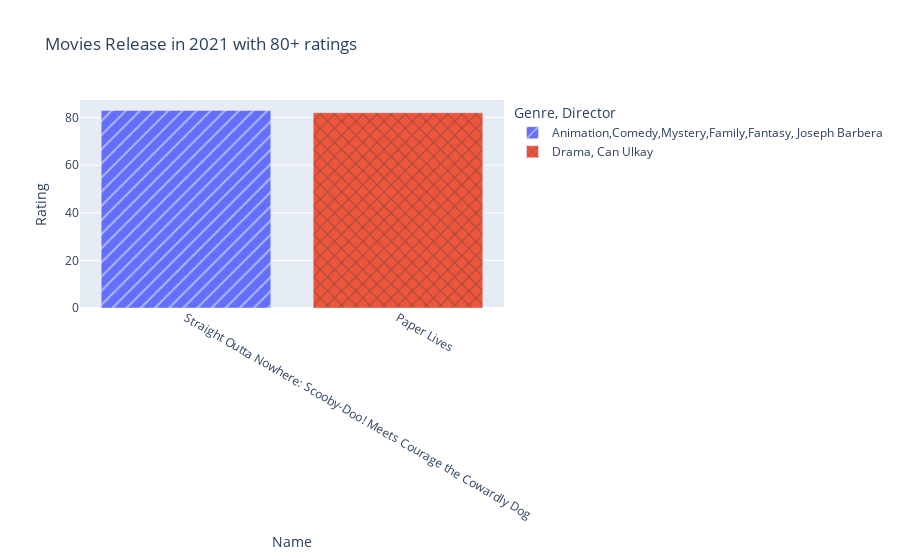

Notebook source saved alongside this figure:
### Code cell
fig = px.bar(rating80_2021, x="Name", y="Rating", color="Genre",
             pattern_shape="Director", pattern_shape_sequence=["/", "x", "+"],title='Movies Release in 2021 with 80+ ratings')
fig.show()

### Figure 1 — Plotly figure (JSON) as saved in the notebook; plotly's stock layout.template omitted (floating-point values rounded to 4 significant figures)
{"data": [{"alignmentgroup": "True", "hovertemplate": "Genre=Animation,Comedy,Mystery,Family,Fantasy<br>Director=Joseph Barbera<br>Name=%{x}<br>Rating=%{y}<extra></extra>", "legendgroup": "Animation,Comedy,Mystery,Family,Fantasy, Joseph Barbera", "marker": {"color": "#636efa", "pattern": {"shape": "/"}}, "name": "Animation,Comedy,Mystery,Family,Fantasy, Joseph Barbera", "offsetgroup": "Animation,Comedy,Mystery,Family,Fantasy, Joseph Barbera", "orientation": "v", "showlegend": true, "textposition": "auto", "type": "bar", "x": ["Straight Outta Nowhere: Scooby-Doo! Meets Courage the Cowardly Dog"], "xaxis": "x", "y": [83], "yaxis": "y"}, {"alignmentgroup": "True", "hovertemplate": "Genre=Drama<br>Director=Can Ulkay<br>Name=%{x}<br>Rating=%{y}<extra></extra>", "legendgroup": "Drama, Can Ulkay", "marker": {"color": "#EF553B", "pattern": {"shape": "x"}}, "name": "Drama, Can Ulkay", "offsetgroup": "Drama, Can Ulkay", "orientation": "v", "showlegend": true, "textposition": "auto", "type": "bar", "x": ["Paper Lives"], "xaxis": "x", "y": [82], "yaxis": "y"}], "layout": {"barmode": "relative", "legend": {"title": {"text": "Genre, Director"}, "tracegroupgap": 0}, "title": {"text": "Movies Release in 2021 with 80+ ratings"}, "xaxis": {"anchor": "y", "domain": [0, 1], "title": {"text": "Name"}}, "yaxis": {"anchor": "x", "domain": [0, 1], "title": {"text": "Rating"}}}}
